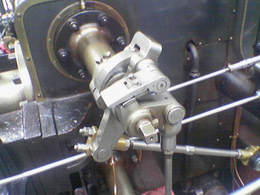
%> input picture sobel.png, 260 x 195 px, shrunk from 640 x 480 before the run
$ octave HomeWork2.m   (GNU Octave 9; MATLAB toolbox functions it lacks are replaced by stand-ins)
%> lines starting %> are read from the running program, lines starting %| are printed output that depends on the picture; in (x1, y1, x2, y2) boxes, pixels count from 0 and x2, y2 are one past the last pixel; in counts of white or black regions, pixels touching at a corner belong together; the program's own positions count from 1
%David Meyer
%%Homework 2: Filters and Set Boundary

clc
clear all
close all
%%
picToRead='./sobel.png'; % path of the image
%pic=double(imread(picToRead));
%read in image and convert it to double format
pic = im2double(imread(picToRead));
%pic = pic(:,:,1);
figure,imshow(pic)

%Change to GrayScale
[~, columns, numberOfColorChannels] = size(pic);
%> columns = 260; numberOfColorChannels = 3
if numberOfColorChannels > 1
    % It's a true color RGB image.  We need to convert to gray scale.
    grayPic = rgb2gray(pic);
else
    % It's already gray scale.  No need to convert.
    grayPic = pic;
    fprintf("already gray")
end
figure,imshow(grayPic)

figure,imshow(avgFilter(grayPic))
picSalt = imnoise(grayPic, 'salt & pepper', 0.06); %matlab function to add salt & pepper noise.
figure,montage({picSalt,medFilt(grayPic)})
%imsave(montage({picSalt,medFilt(grayPic)})) % GOOGLE docs doesn't take
%this format, and it's to late for me to continue working on this.
%JPEG not offered for this while saving
figure,imshow(sobFilter(grayPic))
figure,montage({grayPic,laplacianFilter(grayPic),laplacianFilter2(grayPic)})

%Extra Filter

%extra = lowPassfilter(size(grayPic),pi/2);


%%
%Iris try again
picToRead = './iris.bmp';
pic = im2double(imread(picToRead));
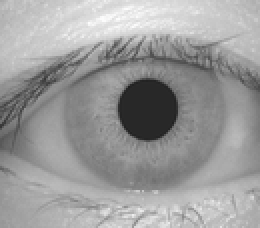
%> input picture iris.bmp, 130 x 114 px, shrunk from 320 x 280 before the run (shown 2 times larger)
%> pic: size 114x130 double; min 0.125, max 0.988, mean 0.611

%figure,imshow(pic)
[~, ~, numberOfColorChannels] = size(pic);
%> numberOfColorChannels = 1
if numberOfColorChannels > 1
    % It's a true color RGB image.  We need to convert to gray scale.
    grayPic = rgb2gray(pic);
else
    % It's already gray scale.  No need to convert.
    grayPic = pic;
    fprintf("already gray")
end

%histogram Equilization to get an idea of where to threshold.
[J,T] = histeq(grayPic);
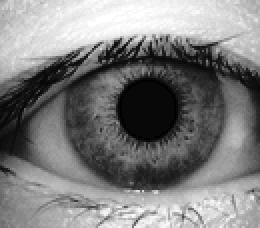
%> J: size 114x130 double (shown 2 times larger); min 0, max 1, mean 0.497
%> T = 256 values from 0 to 1
figure, plot((0:255)/255,T);
figure, imhist(T,64)

% threshold
t = 0.16;
%thresholding the gray image.
binaryImage = grayPic > t;
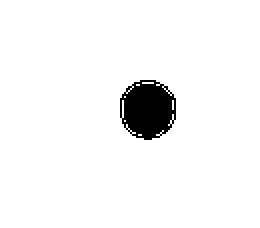
%> binaryImage: size 114x130 logical (shown 2 times larger); 95.8% white; 1 black region, box (x1, y1, x2, y2) and area: (60, 40, 88, 70) 621
[row,col] = size(binaryImage);
%> row = 114; col = 130

edgePic = sobFilter(binaryImage);
meanPic = medFilt(edgePic);
%> after the loop in medFilt (call 2), `for i=2:rows-1`:
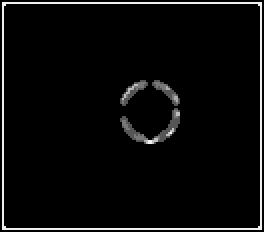
%> pad: size 116x132 double (shown 2 times larger); min 0, max 4.24, mean 0.164; drawn with min black and max white

ECCENTRICITY_TH = 0.5;
% look for region properties
s = regionprops(binaryImage, grayPic, {'Eccentricity', 'Centroid'});
%> s = 7 regions; Centroid and Eccentricity: [65.1 57.6] 0.479, [63 49] 0, [63 61] 0, [69.5 43] 0.866, [70.5 68] 0.866, [74.5 42] 0.986, [87 53] 0.98
% keep and plot those close to be a "circle"
numRegions = numel(s);
%> numRegions = 7
for k = 1:numRegions
  if s(k).Eccentricity < ECCENTRICITY_TH
    px = s(k).Centroid(1);
    py = s(k).Centroid(2);
    ptxt = ['  \leftarrow(' num2str(px) ', ' num2str(py) ')'];
    %center is (px,py) NOTE: px changes form 179 to 177 depending on
    %threshold being .16 or .17.g,  So that is extremly interesting.
    text(px, py, ptxt, 'Background', [.5 .5 .5], 'Color', 'blue');
    plot(px, py, 'wd', 'MarkerFaceColor', 'blue');
  end
end
%> this loop made 7 passes
%> (px, py, ptxt) on pass 1: (65.09, 57.6, '  \leftarrow(65.0924, 57.6017)')
%> pass 2, `text(px, py, ptxt, 'Background', [.5 .5 .5], 'Color', 'blue');`:
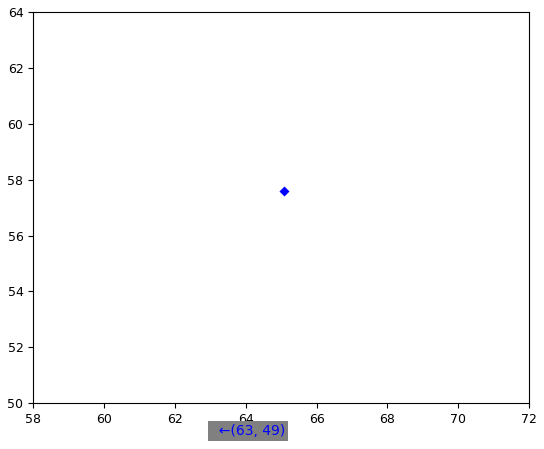
%> figure redrawn from the program's plot data
newPic1 = circle(px,py,35);
%> in circle, `xunit = r * cos(th) + x;`: xunit = 101 values, max 98 at index 1, min 28 at index 51, mean 63.35
%> in circle, `yunit = r * sin(th) + y;`: yunit = 101 values, max 96 at index 26, min 26 at index 76, mean 61
%> newPic1 = -311.8
newPic2 = circle(px,py,45);
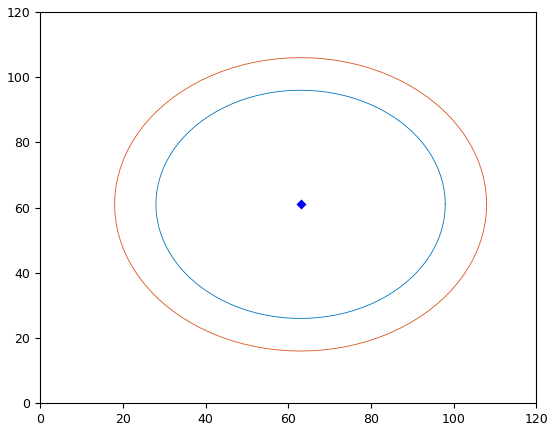
%> figure redrawn from the program's plot data
%> newPic2 = -310.1
centers = [px,py];
%> centers = [63 61]

[row,col] = size(grayPic);
for x=1:row
    for y=2:col
        if round(sqrt( (x-(px-43))^2 + (y-(py+13))^2 )) <=45
            meanPic(x,y) = 255;
        end
    end
end
for x=1:row
    for y=2:col
        if round(sqrt( (x-(px-43))^2 + (y-(py+13))^2 )) <=35
            meanPic(x,y) = 0;
        end
    end
end

figure,montage({pic,grayPic,binaryImage,edgePic,meanPic})
%> after `montage({pic,grayPic,binaryImage,edgePic,meanPic})`:
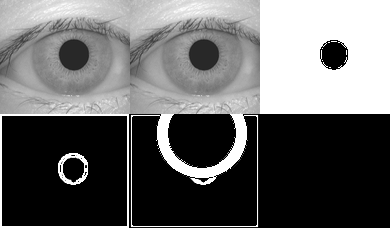
%> displayed picture: size 228x390, on the screen's scale of 0 to 255; min 0, max 255, mean 103.1
%imsave(montage({pic,grayPic,binaryImage,edgePic,meanPic}))
%% All Functions

%Function to find the average pic of any picture given.
function avgPicOut = avgFilter(usePic)
    avgFilt=[1 1 1;
             1 1 1;
             1 1 1];%Divide matrix by 9 for the average of them all
    %xDone=3;
    %for x=0:xDone%Should I be looping this to get a better smoothing?
        avgFilt = avgFilt * (1/9);

        %avgFilt=[2 2 2;2 2 2;2 2 2]/9;
        %avgPicOut = filter2(usePic,avgFilt,'full');
        %mesh(avgPicOut)
        avgPicOut = conv2(usePic,avgFilt);
    %end
end

function med = medFilt(usePic)%There has to be a better way to implement this...
    [rows, col] = size(usePic);%size of grayscale image
    picSalt = usePic;%Unsure why I did this, to lazy to change now.
    pad=zeros(rows,col);
    for i=2:rows-1
        for j=2:col-1
            %Make 3x3 mask
            filter = [picSalt(i-1,j-1),picSalt(i-1,j),picSalt(i-1,j+1),picSalt(i,j-1),picSalt(i,j),picSalt(i,j+1),picSalt(i+1,j-1),picSalt(i+1,j),picSalt(i+1,j+1)];
            pad(i,j)= median(filter);%function that just return median value
        end
    end
    med = pad;
end

function sobelKernel = sobFilter(usePic)
    sobFiltOne=[-1 0 +1;
                -2 0 +2;
                -1 0 +1];%xDirection is done
    sobFiltTwo=[+1 +2 +1;
                 0 0 0;
                -1 -2 -1];%yDirection is done
    %sobelFiltOneImage = imfilter(usePic,sobFiltOne,'same');
    %sobelFiltTwoImage = imfilter(usePic,sobFiltTwo,'same');
        %Working is above.
    sobelFiltOneImage = conv2(usePic,sobFiltOne);%Another function to loop through picture to apply Kernel
    sobelFiltTwoImage = conv2(usePic,sobFiltTwo);
    %sobelFilt#Image = conv2(usePic,sobfilt#,'full');
        %Why does filter2 flip the image upside down?
            %conv2(pic, mask) = filter2(rot90(mask,2), pic)
            %conv2 is a bit faster than fitler, no reason for me to use
            %filter2 here.

    sobelKernel = sqrt(sobelFiltOneImage.^2 + sobelFiltTwoImage.^2);
      %Edges detected better due to reading the image as a double from the
      %begging.
end

function lapLacian = laplacianFilter(usePic)
    laplFilt=[-1 -1 -1;
              -1 8 -1;
              -1 -1 -1];
    %laplacianFilt = filter2(usePic,laplFilt,'self');
    lapLacianFilt = conv2(usePic,laplFilt,'same');%This was lapLacianFilt

    lapLacian = usePic + lapLacianFilt;%Sharpen the image.
end

function lapLacian = laplacianFilter2(usePic)
    laplFilt=[-1 -1 -1;
              -1 8 -1;
              -1 -1 -1];
    %laplacianFilt = filter2(usePic,laplFilt,'self');
    lapLacian = conv2(usePic,laplFilt,'same');%This was lapLacianFilt

end

function h = circle(x,y,r)
    hold on
    th = 0:pi/50:2*pi;
    xunit = r * cos(th) + x;
    yunit = r * sin(th) + y;
    h = plot(xunit, yunit);
    hold off
end
